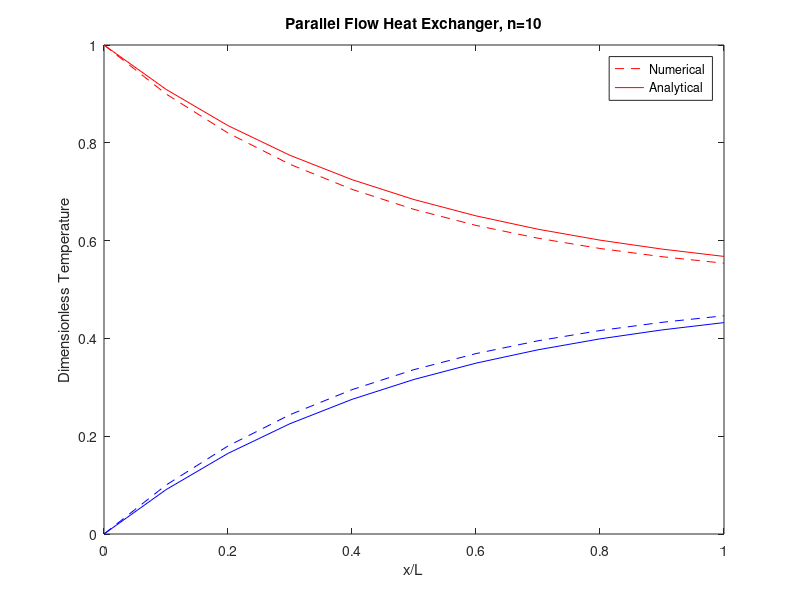

Write the MATLAB code that produced this figure.
Hin=100;        %Input temps
Cin=20;         

N = 10;         %Number of cells
X = 0:1/N:1;    %Cell center locations
dX=1/N;         %Spatial step size

H = zeros(length(X),1);     %Cell averages
H(1)= Hin;                  %Input temps
C = zeros(length(X),1);
C(1)= Cin;

dH = zeros(length(X),1);    %Temp gradient

for i=1:length(H)-1
    dH = C(i)-H(i);         %Based on DE
    H(i+1) = H(i)+ dH*dX;   %Using upwind flux for Peclet=infinity
    C(i+1) = C(i)- dH*dX;   %Conservation of energy
end

uH=(1+exp(-2.*X))/2;         %Analytical solutions
uC=(1-exp(-2.*X))/2;

plot(X,(H-Cin)/(Hin-Cin),'--r')
hold on
plot(X, uH,'r')
plot(X,(C-Cin)/(Hin-Cin),'--b')
plot(X, uC,'b')
xlabel('x/L')
ylabel('Dimensionless Temperature')
title(['Parallel Flow Heat Exchanger, n=' num2str(N)''])
legend('Numerical','Analytical')